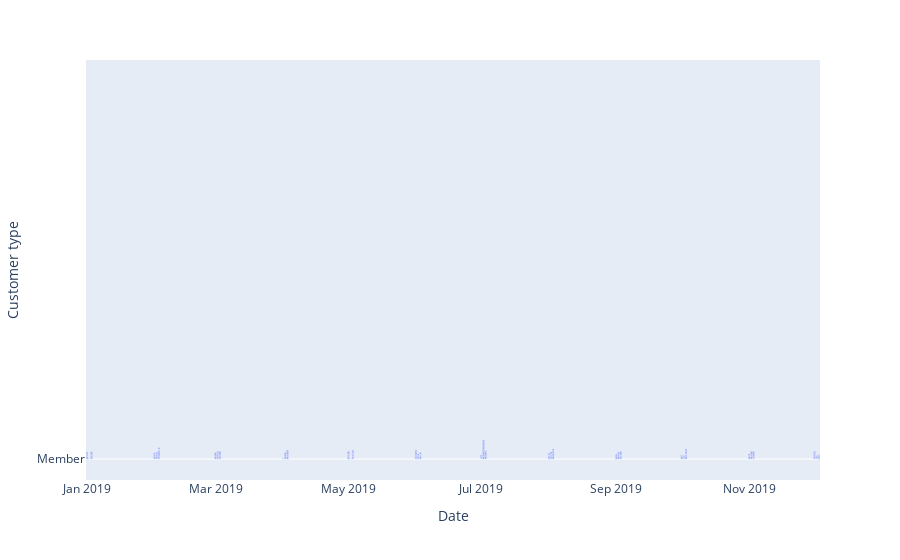

Notebook cell for this chart:
### Code cell
px.bar(df,x="Date",y="Customer type")

### Figure 1 — Plotly figure (JSON) as saved in the notebook; plotly's stock layout.template omitted (floating-point values rounded to 4 significant figures; data arrays with more than 128 entries replaced by an {"elided": "..."} marker saying what was removed)
{"data": [{"alignmentgroup": "True", "hovertemplate": "Date=%{x}<br>Customer type=%{y}<extra></extra>", "legendgroup": "", "marker": {"color": "#636efa", "pattern": {"shape": ""}}, "name": "", "offsetgroup": "", "orientation": "v", "showlegend": false, "textposition": "auto", "type": "bar", "x": {"elided": "1000 str values"}, "xaxis": "x", "y": {"elided": "1000 str values"}, "yaxis": "y"}], "layout": {"barmode": "relative", "legend": {"tracegroupgap": 0}, "margin": {"t": 60}, "xaxis": {"anchor": "y", "domain": [0, 1], "title": {"text": "Date"}}, "yaxis": {"anchor": "x", "domain": [0, 1], "title": {"text": "Customer type"}}}}
